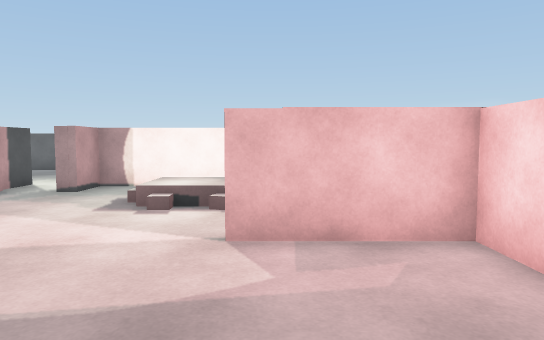
[1] (above)

21 first-person views from a walk through a Unity game level. The camera is 1.2 m above the floor, tilts 4° down and sees 70° across. The floor is counted in squares, 1 m on a side. Each view is taken from the middle of a square. On the plan, view 1 faces up. The plan holds only what a view shows up to about 15 squares ahead; the rest is blank. The place goes on beyond the plan. The player character is not drawn. Door leaves are left out, so doorways stand open. Surface patterns are stand-ins for the level's own textures.

[2]
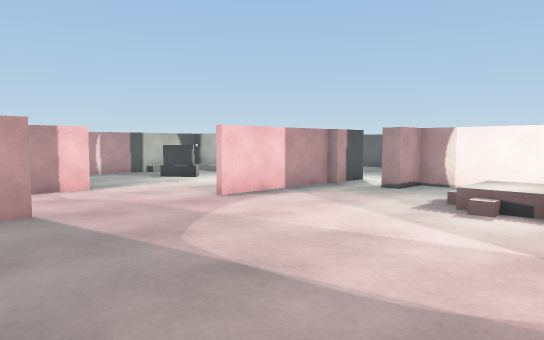

[3]
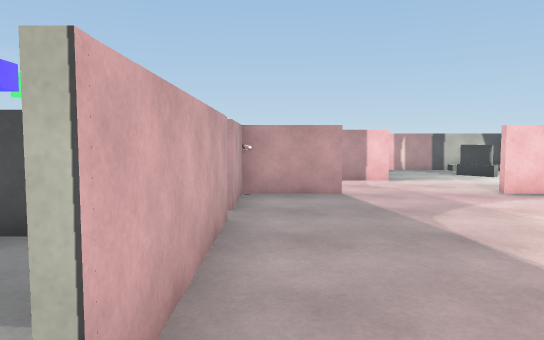

[4]
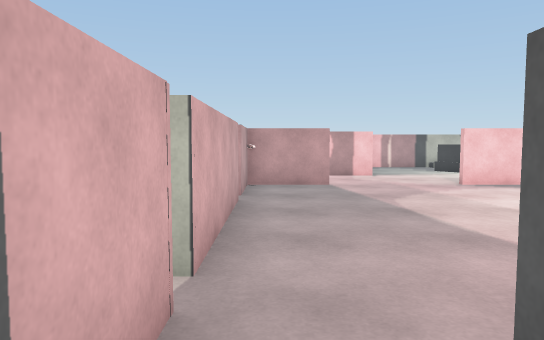

[5]
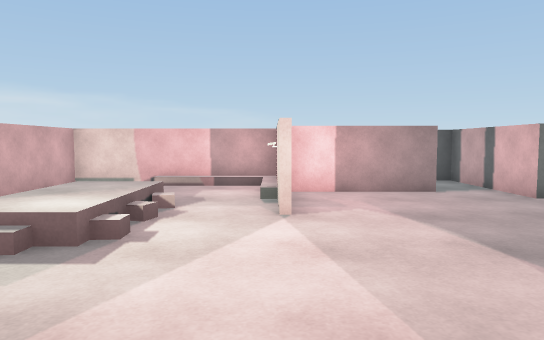

[6]
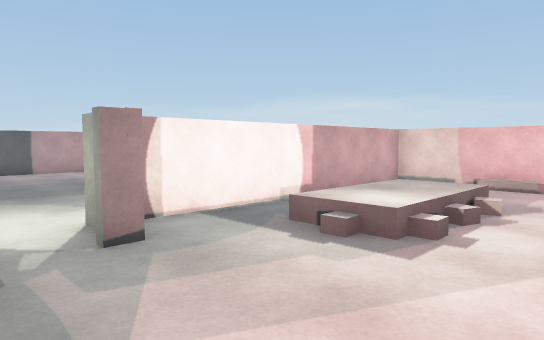

[7]
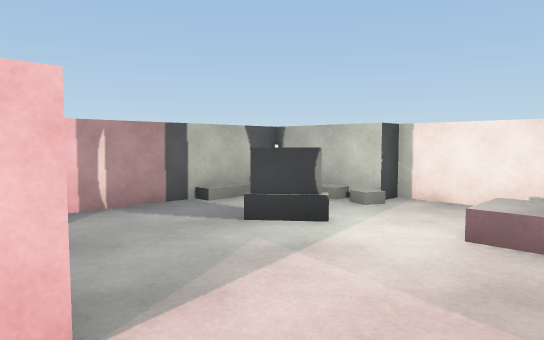

[8]
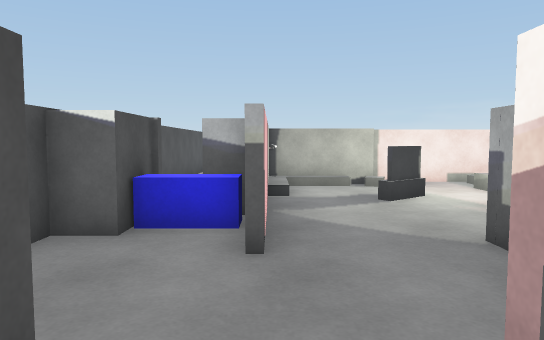

[9]
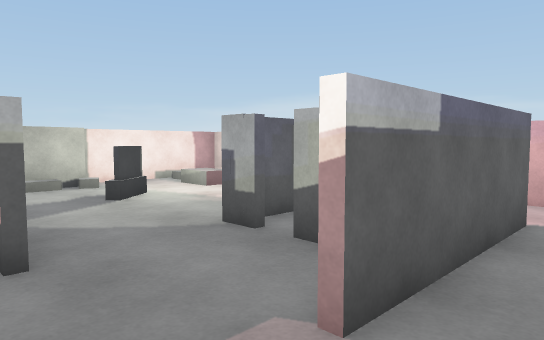

[10]
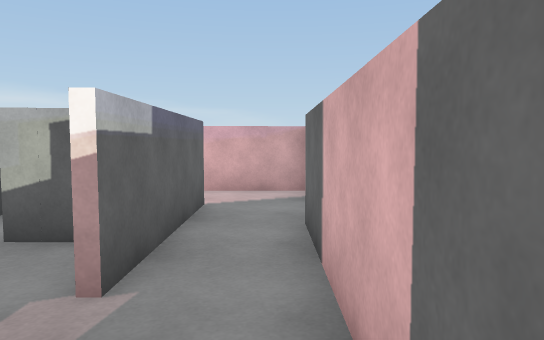

[11]
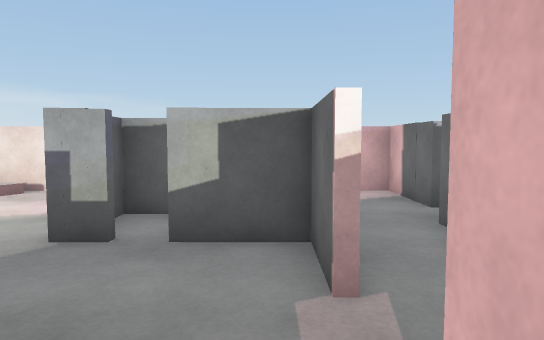

[12]
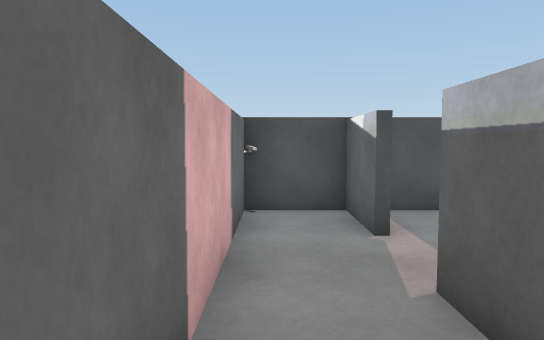

[13]
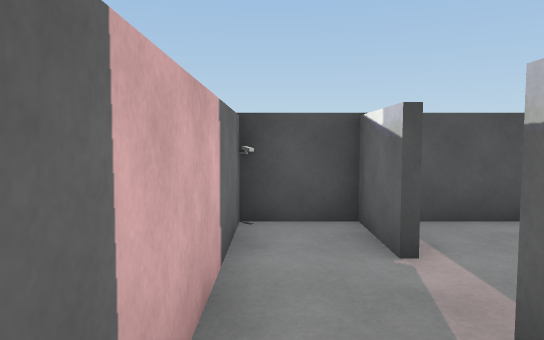

[14]
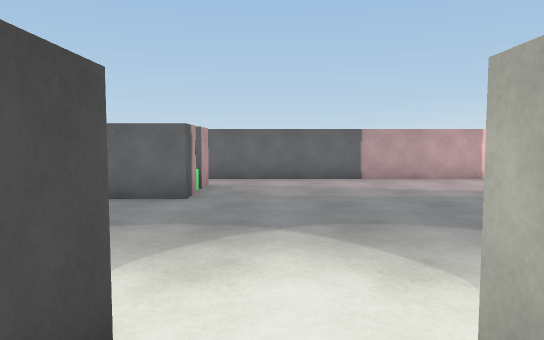

[15]
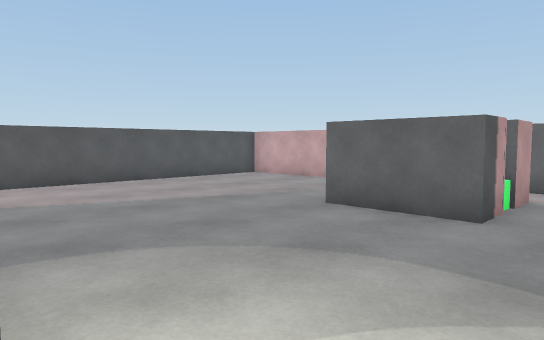

[16]
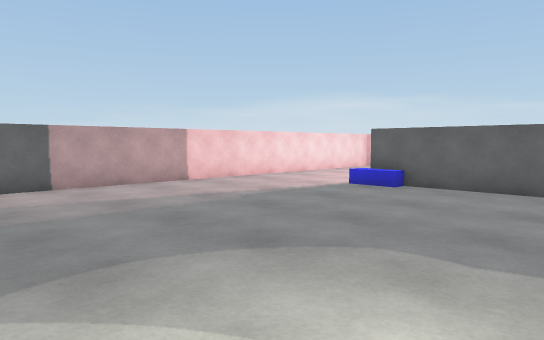

[17]
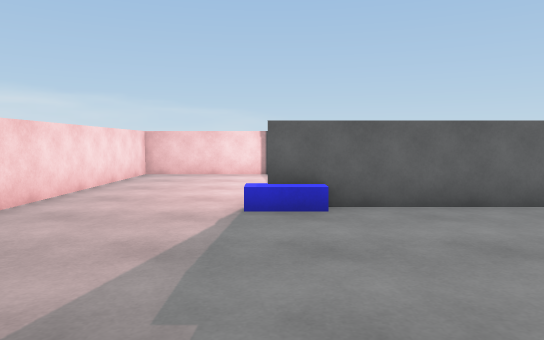

[18]
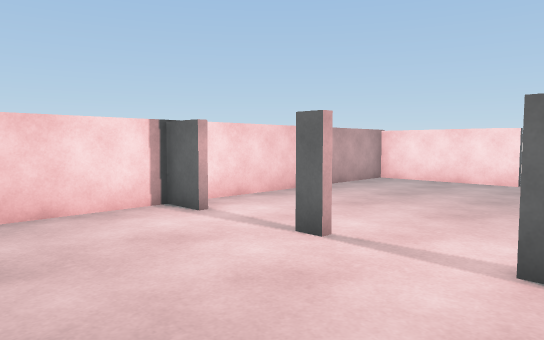

[19]
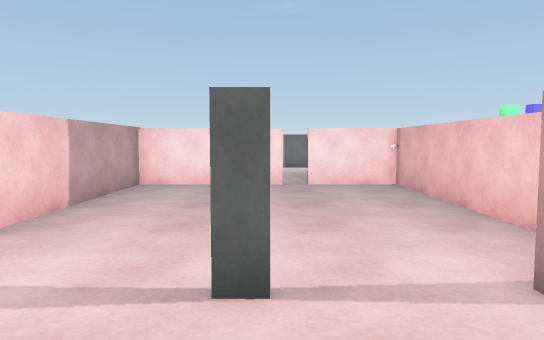

[20]
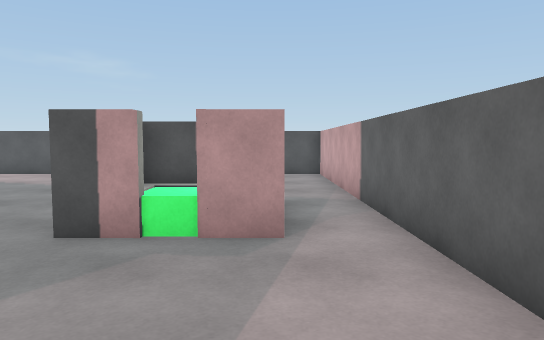

[21]
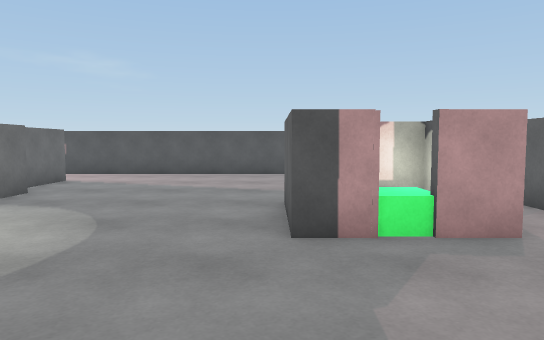

### Floor plan
Points are (right, up) in squares from view 1. A wall is a line through its corners. A room is listed if a view was taken in it or the views show most of it. See-through windows are left out.
Room 1 (views 1, 2, 3, 5, 6, 7, 14)
walls: (-7.3, 6.6) (-7.3, 7.9); (-7.1, 9.5) (-7.1, 5.4); (-7.1, 1.8) (-7.1, -0.5); (-0.4, 4.9) (0.6, 4.9); (-7.1, 11) (-12.1, 11) (-12.1, 10.2) (-14.5, 10.2); (-10.3, 3.8) (-10.3, 2.1); (-4.1, -0.7) (0.6, -0.7); (-6.5, -0.7) (-4.8, -0.7); (2.5, 0.9) (2.5, 4.7) (-0.6, 4.7); (1.2, -0.7) (2.4, -0.7); (4.2, 4.8) (4.2, 10.7) (-4.8, 10.7) (-4.8, 9.5) (-5.4, 9.5); (-15.1, 9.5) (-15.1, 4.4)
low walls: (3.8, 5.4) (3.8, 8.4); (-12.8, 10.2) (-12.8, 9.7) (-14.5, 9.7); (-14.6, 9) (-14.6, 7.8)
ways out: opening at (3, 0) to room 2; opening at (-8.5, 0.5) to room 3; opening at (-13.5, 4) to room 4; open door at (-6, 10) to room 5; open door at (-4.5, -1); open door at (1, -1)
Room 2 (view 4)
walls: (2.4, -0.7) (5.3, -0.7) (5.3, -0.1)
ways out: opening at (3, 0) to room 1
Room 3 (views 8, 9, 10, 12, 13)
walls: (-9.9, -2) (-7.3, -2) (-7.3, 0.9); (-9.4, 0.3) (-14.1, 0.3); (-15.9, 0.3) (-17.9, 0.3); (-17.6, -1.5) (-11.2, -1.5)
ways out: opening at (-8.5, 0.5) to room 1; opening at (-15, 0) to room 4; open door at (-10, -2)
Room 4 (view 11)
walls: (-14.1, 0.5) (-12.4, 0.5) (-12.4, 2.2); (-16.4, 0.5) (-15.9, 0.5); (-15.1, 4.4) (-15.1, 3.2); (-12.4, 2.9) (-12.4, 3.8); (-15.4, 5.4) (-16.2, 5.4); (-17.9, 4.2) (-17.9, 1); (-17, 5.6) (-17, 4) (-17.9, 4)
ways out: opening at (-13.5, 4) to room 1; opening at (-15, 0) to room 3; open door at (-16.5, 5.5) to room 5; open door at (-12, 2.5) to room 7
Room 5 (views 15, 16, 17, 18, 19, 20, 21)
walls: (-7.8, 18.4) (-7.8, 17.2) (-10.8, 17.2); (-5, 10.4) (-5, 11); (-6.9, 11.2) (-6.9, 9.9); (-7.8, 20.2) (-7.8, 19.4); (4.4, 14.9) (4.4, 8.8); (4.2, 11.9) (4.2, 17.1); (-12.4, 11.2) (-11.2, 11.2); (8, 17.1) (8.5, 17.1); (5.6, 8.8) (7, 8.8); (-14.5, 10.5) (-13.2, 10.5); (7.6, 8.8) (11.8, 8.8) (11.8, 21.8) (-17.9, 21.8) (-17.9, 9); (10.8, 17.1) (11.9, 17.1)
ways out: open door at (-6, 10) to room 1; open door at (-16.5, 5.5) to room 4; open door at (-8, 18) to room 6; open door at (7.5, 9)
objects: other object (-15, 10)
Room 6 (no view inside)
walls: (-10.1, 20) (-10.5, 20) (-10.5, 17.5)
ways out: open door at (-8, 18) to room 5
objects: green cube (-9, 18) to (-8, 19)
Room 7 (no view inside)
walls: (-10.5, 2.6) (-10.5, 3.5) (-11.8, 3.5)
ways out: open door at (-12, 2.5) to room 4

Positions as (right, up) in squares from view 1, and headings:
1: (0, 0), facing up
2: (0, 0), facing up-left
3: (2, 0), facing left
4: (4, 0), facing left
5: (-7, 5), facing right
6: (-7, 5), facing up-right
7: (-8, 3), facing up-left
8: (-15, -1), facing up
9: (-16, -1), facing up-right
10: (-17, -1), facing right
11: (-17, 1), facing right
12: (-11, -1), facing left
13: (-12, -1), facing left
14: (-6, 9), facing up
15: (-6, 11), facing up-left
16: (-6, 11), facing up-right
17: (-3, 17), facing right
18: (5, 21), facing down-right
19: (8, 20), facing down
20: (-3, 20), facing left
21: (-3, 17), facing left
